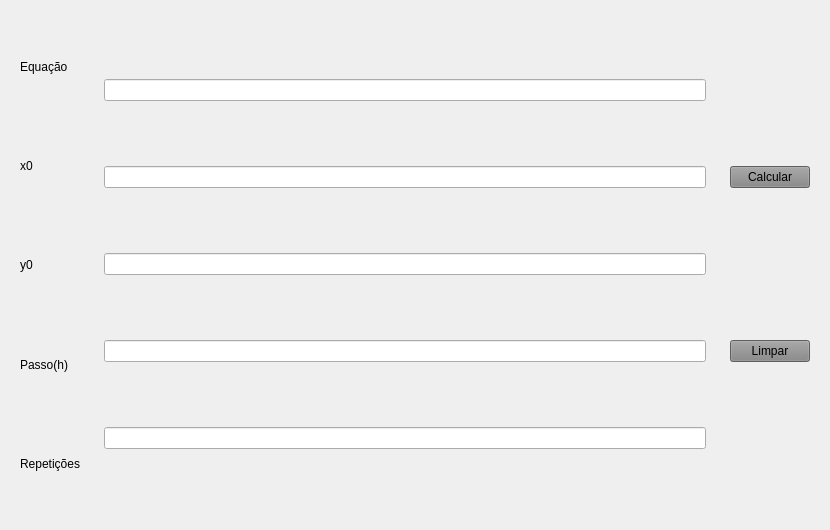
<?xml version="1.0" encoding="UTF-8"?>
<ui version="4.0">
 <class>calculo</class>
 <widget class="QWidget" name="calculo">
  <property name="geometry">
   <rect>
    <x>0</x>
    <y>0</y>
    <width>830</width>
    <height>530</height>
   </rect>
  </property>
  <property name="windowTitle">
   <string>Form</string>
  </property>
  <layout class="QHBoxLayout" name="horizontalLayout">
   <item>
    <widget class="QWidget" name="widget" native="true">
     <property name="styleSheet">
      <string notr="true">font: 15pt &quot;Courier&quot;;</string>
     </property>
     <layout class="QVBoxLayout" name="verticalLayout">
      <item>
       <widget class="QLabel" name="label">
        <property name="styleSheet">
         <string notr="true"/>
        </property>
        <property name="text">
         <string>Equação</string>
        </property>
       </widget>
      </item>
      <item>
       <widget class="QLabel" name="label_3">
        <property name="text">
         <string>x0</string>
        </property>
       </widget>
      </item>
      <item>
       <widget class="QLabel" name="label_2">
        <property name="styleSheet">
         <string notr="true"/>
        </property>
        <property name="text">
         <string>y0</string>
        </property>
       </widget>
      </item>
      <item>
       <widget class="QLabel" name="label_4">
        <property name="text">
         <string>Passo(h)</string>
        </property>
       </widget>
      </item>
      <item>
       <widget class="QLabel" name="label_5">
        <property name="text">
         <string>Repetições</string>
        </property>
       </widget>
      </item>
     </layout>
    </widget>
   </item>
   <item>
    <widget class="QWidget" name="widget_2" native="true">
     <property name="styleSheet">
      <string notr="true">font: 15pt &quot;Courier&quot;;</string>
     </property>
     <layout class="QVBoxLayout" name="verticalLayout_2">
      <item>
       <widget class="QLineEdit" name="lineEquacao"/>
      </item>
      <item>
       <widget class="QLineEdit" name="lineX"/>
      </item>
      <item>
       <widget class="QLineEdit" name="lineY"/>
      </item>
      <item>
       <widget class="QLineEdit" name="linePasso"/>
      </item>
      <item>
       <widget class="QLineEdit" name="lineRepeticao"/>
      </item>
     </layout>
    </widget>
   </item>
   <item>
    <widget class="QWidget" name="widget_3" native="true">
     <layout class="QVBoxLayout" name="verticalLayout_3">
      <item>
       <widget class="QPushButton" name="buttonCalcular">
        <property name="sizePolicy">
         <sizepolicy hsizetype="Minimum" vsizetype="Fixed">
          <horstretch>10</horstretch>
          <verstretch>10</verstretch>
         </sizepolicy>
        </property>
        <property name="styleSheet">
         <string notr="true">font: 20pt &quot;Courier&quot;;
background: rgb(132, 132, 132)</string>
        </property>
        <property name="text">
         <string>Calcular</string>
        </property>
       </widget>
      </item>
      <item>
       <widget class="QPushButton" name="buttonLimpar">
        <property name="styleSheet">
         <string notr="true">font: 20pt &quot;Courier&quot;;
background: rgb(132, 132, 132)</string>
        </property>
        <property name="text">
         <string>Limpar</string>
        </property>
       </widget>
      </item>
     </layout>
    </widget>
   </item>
  </layout>
 </widget>
 <resources/>
 <connections/>
</ui>
